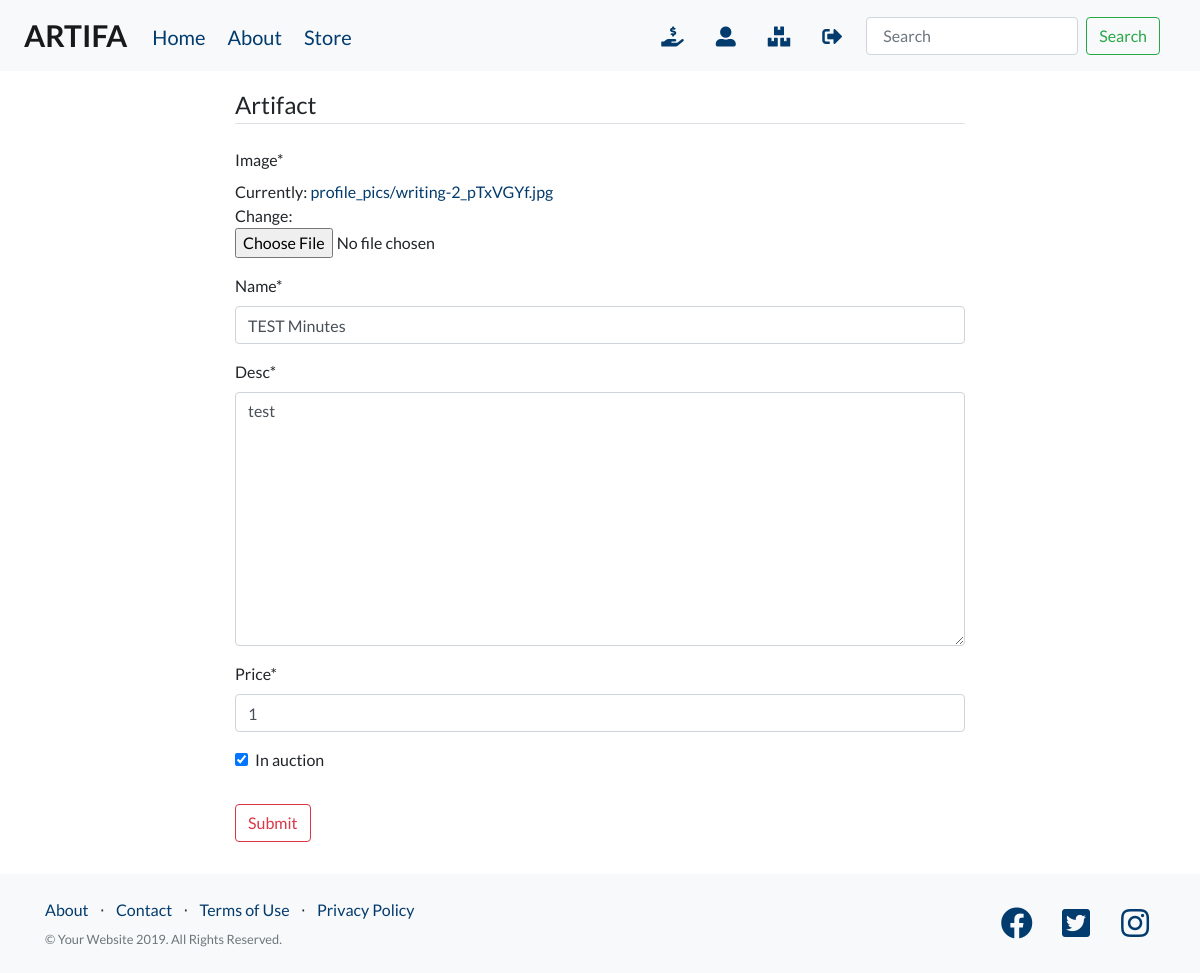
Screenshot of /store/item/10/update/ (signed in) with the database file from the repository.
### auction_store/models.py (models this page shows, shortened)
class Item(models.Model):
    image = models.ImageField(upload_to='profile_pics', default='default.jpg')
    name = models.CharField(max_length=100)
    desc = models.TextField()
    price = models.IntegerField()
    start_date = models.DateTimeField(auto_now=True)
    in_auction = models.BooleanField()
    end_date = models.DateTimeField(default=dtime)
    seller = models.ForeignKey(User, on_delete=models.CASCADE)
    sold = models.BooleanField(null=True)
    buyer = models.ForeignKey(
        User, null=True, related_name="buyer", on_delete=models.CASCADE)

### auction_store/views.py (the view, shortened to what this page needs)
class ItemUpdateView(LoginRequiredMixin, UserPassesTestMixin, UpdateView):
    model = Item
    fields = ['image', 'name', 'desc', 'price', 'in_auction']
    def test_func(self):
        item = self.get_object()
        if self.request.user == item.seller:
            return True
        return False

### auction_store/templates/auction_store/item_form.html (shortened to what this page needs)
{% extends 'auction_store/base.html' %}
{% load crispy_forms_tags %}
{% block content %}
<div class="container py-3">
    <div class="row">
        <div class="col-8 offset-2">
            <form method="POST" enctype="multipart/form-data">
                <fieldset class="form-group">
                    <legend class="border-bottom mb-4">Artifact</legend>
                    {{ form|crispy }}
                </fieldset>
                <div class="form-group">
                    <button class="btn btn-outline-danger" type="submit">Submit</button>
                </div>
            </form>
        </div>
    </div>
</div>
{% endblock content %}

### auction_store/static/css/main.css (style rules this page uses)
body { font-family: 'Lato', 'Helvetica Neue', Helvetica, Arial, sans-serif; }
a { color: #023b6d; text-decoration: none; }

### rows the page displays
Item: name "TEST Minutes", desc "test", price "1", in_auction "☑"
